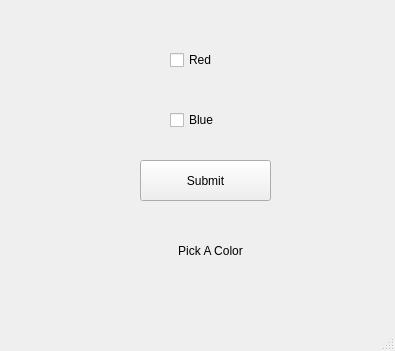
<?xml version="1.0" encoding="UTF-8"?>
<ui version="4.0">
 <class>MainWindow</class>
 <widget class="QMainWindow" name="MainWindow">
  <property name="geometry">
   <rect>
    <x>0</x>
    <y>0</y>
    <width>395</width>
    <height>351</height>
   </rect>
  </property>
  <property name="windowTitle">
   <string>MainWindow</string>
  </property>
  <widget class="QWidget" name="centralwidget">
   <widget class="QLabel" name="label">
    <property name="geometry">
     <rect>
      <x>130</x>
      <y>230</y>
      <width>161</width>
      <height>41</height>
     </rect>
    </property>
    <property name="text">
     <string>Pick A Color</string>
    </property>
    <property name="alignment">
     <set>Qt::AlignCenter</set>
    </property>
   </widget>
   <widget class="QCheckBox" name="RedCheckBox">
    <property name="geometry">
     <rect>
      <x>170</x>
      <y>50</y>
      <width>81</width>
      <height>20</height>
     </rect>
    </property>
    <property name="text">
     <string>Red</string>
    </property>
   </widget>
   <widget class="QCheckBox" name="BlueCheckBox_2">
    <property name="geometry">
     <rect>
      <x>170</x>
      <y>110</y>
      <width>81</width>
      <height>20</height>
     </rect>
    </property>
    <property name="text">
     <string>Blue</string>
    </property>
   </widget>
   <widget class="QPushButton" name="SubmitButton">
    <property name="geometry">
     <rect>
      <x>140</x>
      <y>160</y>
      <width>131</width>
      <height>41</height>
     </rect>
    </property>
    <property name="text">
     <string>Submit</string>
    </property>
   </widget>
  </widget>
  <widget class="QStatusBar" name="statusbar"/>
 </widget>
 <resources/>
 <connections/>
</ui>
